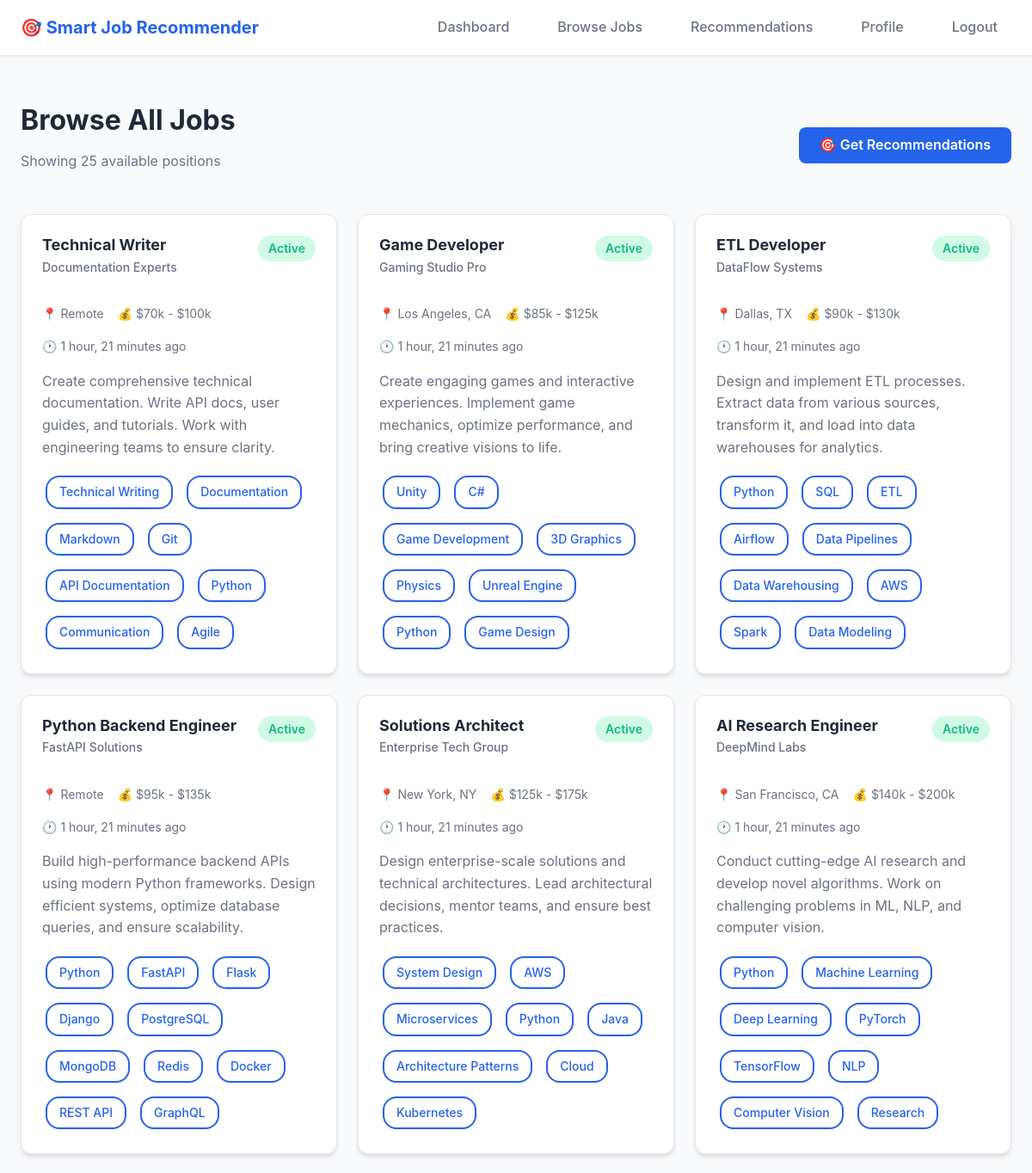
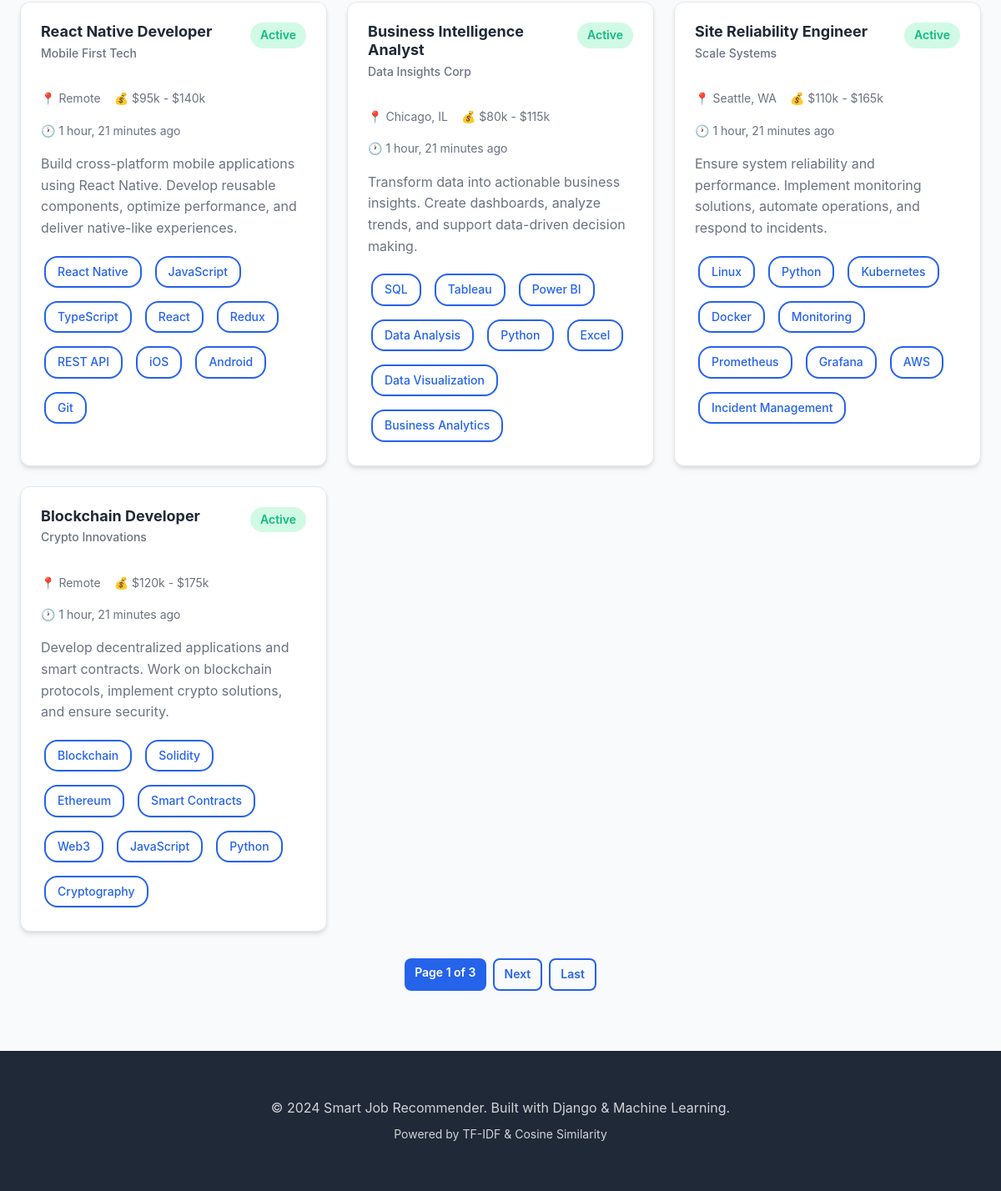
The app's page /jobs/ (signed in) with its own data (2 pictures, top to bottom).
### jobs/models.py (models this page shows, shortened)
class Job(models.Model):
    title = models.CharField(max_length=200, help_text="Job title/position name")
    required_skills = models.TextField(
        help_text="Required skills separated by commas (e.g., Python, Django, REST API)"
    )
    description = models.TextField(help_text="Detailed job description")
    company = models.CharField(max_length=200, default="Not Specified")
    location = models.CharField(max_length=200, default="Remote", blank=True)
    salary_range = models.CharField(max_length=100, blank=True, null=True)
    is_active = models.BooleanField(default=True, help_text="Is this job currently active?")
    created_at = models.DateTimeField(auto_now_add=True)
    updated_at = models.DateTimeField(auto_now=True)
    class Meta:
        verbose_name = "Job"
        verbose_name_plural = "Jobs"
        ordering = ['-created_at']
    def get_skills_list(self):
        if self.required_skills:
            return [skill.strip() for skill in self.required_skills.split(',') if skill.strip()]
        return []
    def get_short_description(self):
        if len(self.description) > 150:
            return self.description[:150] + '...'
        return self.description

### jobs/views.py (the view)
# urls.py: path('jobs/', views.job_list_view, name='job_list'),
@login_required
def job_list_view(request):
    jobs = Job.objects.filter(is_active=True).order_by('-created_at')
    paginator = Paginator(jobs, 10)  # Show 10 jobs per page
    page_number = request.GET.get('page')
    page_obj = paginator.get_page(page_number)
    context = {
        'page_obj': page_obj,
        'total_jobs': jobs.count(),
    }
    return render(request, 'jobs/job_list.html', context)

### templates/jobs/job_list.html (shortened to what this page needs)
{% extends 'base.html' %}
{% block content %}
<div class="container" style="margin-top: 2rem;">
    <div style="display: flex; justify-content: space-between; align-items: center; margin-bottom: 2rem;">
        <div>
            <h1>Browse All Jobs</h1>
            <p style="color: var(--text-secondary);">Showing {{ total_jobs }} available positions</p>
        </div>
        <a href="{% url 'jobs:recommendations' %}" class="btn btn-primary">
            🎯 Get Recommendations
        </a>
    </div>
    {% if page_obj %}
        <div class="grid grid-2">
            {% for job in page_obj %}
            <div class="job-card" onclick="window.location='{% url 'jobs:job_detail' job.id %}'">
                <div class="job-card-header">
                    <div>
                        <h3 class="job-title">{{ job.title }}</h3>
                        <p class="job-company">{{ job.company }}</p>
                    </div>
                    <span class="badge badge-success">Active</span>
                </div>
                <div class="job-meta">
                    <span>📍 {{ job.location }}</span>
                    {% if job.salary_range %}
                    <span>💰 {{ job.salary_range }}</span>
                    {% endif %}
                    <span>🕐 {{ job.created_at|timesince }} ago</span>
                </div>
                <p class="job-description">{{ job.get_short_description }}</p>
                <div class="job-skills">
                    {% for skill in job.get_skills_list %}
                        <span class="skill-tag skill-tag-outline">{{ skill }}</span>
                    {% endfor %}
                </div>
            </div>
            {% endfor %}
        </div>
        {% if page_obj.has_other_pages %}
        <div style="display: flex; justify-content: center; gap: 0.5rem; margin-top: 2rem;">
            <span class="btn btn-primary btn-sm" style="cursor: default;">
                Page {{ page_obj.number }} of {{ page_obj.paginator.num_pages }}
            </span>
            {% if page_obj.has_next %}
                <a href="?page={{ page_obj.next_page_number }}" class="btn btn-outline btn-sm">Next</a>
                <a href="?page={{ page_obj.paginator.num_pages }}" class="btn btn-outline btn-sm">Last</a>
            {% endif %}
        </div>
        {% endif %}
    {% endif %}
</div>
{% endblock %}

### static/css/style.css (style rules this page uses)
* { margin: 0; padding: 0; box-sizing: border-box; }
:root { --primary-color: #2563eb; --primary-dark: #1e40af; --primary-light: #3b82f6; --secondary-color: #10b981; --accent-color: #f59e0b; --danger-color: #ef4444; --warning-color: #f59e0b; --success-color: #10b981; --text-primary: #1f2937; --text-secondary: #6b7280; --text-light: #9ca3af; --bg-primary: #ffffff; --bg-secondary: #f9fafb; --bg-tertiary: #f3f4f6; --border-color: #e5e7eb; --spacing-xs: 0.5rem; --spacing-sm: 1rem; --spacing-md: 1.5rem; --spacing-lg: 2rem; --spacing-xl: 3rem; --font-primary: -apple-system, BlinkMacSystemFont, 'Segoe UI', Roboto, 'Helvetica Neue', Arial, sans-serif; --font-size-sm: 0.875rem; --font-size-base: 1rem; --font-size-lg: 1.125rem; --font-size-xl: 1.25rem; --font-size-2xl: 1.5rem; --font-size-3xl: 2rem; --radius-sm: 0.375rem; --radius-md: 0.5rem; --radius-lg: 0.75rem; --radius-xl: 1rem; --shadow-sm: 0 1px 2px 0 rgba(0, 0, 0, 0.05); --shadow-md: 0 4px 6px -1px rgba(0, 0, 0, 0.1), 0 2px 4px -1px rgba(0, 0, 0, 0.06); --shadow-lg: 0 10px 15px -3px rgba(0, 0, 0, 0.1), 0 4px 6px -2px rgba(0, 0, 0, 0.05); --shadow-xl: 0 20px 25px -5px rgba(0, 0, 0, 0.1), 0 10px 10px -5px rgba(0, 0, 0, 0.04); --transition-fast: 150ms ease-in-out; --transition-base: 250ms ease-in-out; --transition-slow: 350ms ease-in-out; }
body { font-family: var(--font-primary); font-size: var(--font-size-base); line-height: 1.6; color: var(--text-primary); background-color: var(--bg-secondary); min-height: 100vh; }
h1, h2, h3, h4, h5, h6 { font-weight: 700; line-height: 1.2; margin-bottom: var(--spacing-sm); color: var(--text-primary); }
h1 { font-size: var(--font-size-3xl); }
h3 { font-size: var(--font-size-xl); }
p { margin-bottom: var(--spacing-sm); color: var(--text-secondary); }
a { color: var(--primary-color); text-decoration: none; transition: color var(--transition-fast); }
.container { max-width: 1200px; margin: 0 auto; padding: var(--spacing-md); }
.btn { display: inline-block; padding: var(--spacing-xs) var(--spacing-md); font-size: var(--font-size-base); font-weight: 600; text-align: center; border: none; border-radius: var(--radius-md); cursor: pointer; transition: all var(--transition-base); text-decoration: none; }
.btn-primary { background-color: var(--primary-color); color: white; }
.btn-outline { background-color: transparent; color: var(--primary-color); border: 2px solid var(--primary-color); }
.btn-sm { padding: 0.375rem 0.75rem; font-size: var(--font-size-sm); }
.badge { display: inline-block; padding: 0.25rem 0.75rem; font-size: var(--font-size-sm); font-weight: 600; border-radius: var(--radius-xl); background-color: var(--bg-tertiary); color: var(--text-secondary); }
.badge-success { background-color: #d1fae5; color: var(--success-color); }
.skill-tag { display: inline-block; padding: 0.375rem 0.875rem; margin: 0.25rem; background: linear-gradient(135deg, var(--primary-light), var(--primary-color)); color: white; border-radius: var(--radius-xl); font-size: var(--font-size-sm); font-weight: 500; box-shadow: var(--shadow-sm); transition: all var(--transition-fast); }
.skill-tag-outline { background: white; color: var(--primary-color); border: 2px solid var(--primary-color); }
.grid { display: grid; gap: var(--spacing-md); }
.grid-2 { grid-template-columns: repeat(auto-fit, minmax(300px, 1fr)); }
.job-card { background-color: var(--bg-primary); border-radius: var(--radius-lg); padding: var(--spacing-md); box-shadow: var(--shadow-md); transition: all var(--transition-base); border: 1px solid var(--border-color); cursor: pointer; }
.job-card-header { display: flex; justify-content: space-between; align-items: start; margin-bottom: var(--spacing-sm); }
.job-title { font-size: var(--font-size-lg); font-weight: 700; color: var(--text-primary); margin-bottom: 0.25rem; }
.job-company { color: var(--text-secondary); font-size: var(--font-size-sm); font-weight: 500; }
.job-meta { display: flex; gap: var(--spacing-sm); flex-wrap: wrap; margin: var(--spacing-sm) 0; font-size: var(--font-size-sm); color: var(--text-secondary); }
.job-description { color: var(--text-secondary); margin: var(--spacing-sm) 0; line-height: 1.6; }
.job-skills { display: flex; flex-wrap: wrap; gap: 0.5rem; margin-top: var(--spacing-sm); }

### records on screen
Job: title "Technical Writer", company "Documentation Experts", location "Remote", salary_range "$70k - $100k", created_at "1 hour, 21 minutes", get_short_description "Create comprehensive technical documentation. Write API docs, user guides, and tutorials. Work with engineering teams to ensure clarity.", get_skills_list "Technical Writing" "Documentation" "Markdown" "Git" "API Documentation" "Python" "Communication" "Agile"
Job: title "Game Developer", company "Gaming Studio Pro", location "Los Angeles, CA", salary_range "$85k - $125k", created_at "1 hour, 21 minutes", get_short_description "Create engaging games and interactive experiences. Implement game mechanics, optimize performance, and bring creative visions to life.", get_skills_list "Unity" "C#" "Game Development" "3D Graphics" "Physics" "Unreal Engine" "Python" "Game Design"
Job: title "ETL Developer", company "DataFlow Systems", location "Dallas, TX", salary_range "$90k - $130k", created_at "1 hour, 21 minutes", get_short_description "Design and implement ETL processes. Extract data from various sources, transform it, and load into data warehouses for analytics.", get_skills_list "Python" "SQL" "ETL" "Airflow" "Data Pipelines" "Data Warehousing" "AWS" "Spark" "Data Modeling"
Job: title "Python Backend Engineer", company "FastAPI Solutions", location "Remote", salary_range "$95k - $135k", created_at "1 hour, 21 minutes", get_short_description "Build high-performance backend APIs using modern Python frameworks. Design efficient systems, optimize database queries, and ensure scalability.", get_skills_list "Python" "FastAPI" "Flask" "Django" "PostgreSQL" "MongoDB" "Redis" "Docker" "REST API" "GraphQL"
Job: title "Solutions Architect", company "Enterprise Tech Group", location "New York, NY", salary_range "$125k - $175k", created_at "1 hour, 21 minutes", get_short_description "Design enterprise-scale solutions and technical architectures. Lead architectural decisions, mentor teams, and ensure best practices.", get_skills_list "System Design" "AWS" "Microservices" "Python" "Java" "Architecture Patterns" "Cloud" "Kubernetes"
Job: title "AI Research Engineer", company "DeepMind Labs", location "San Francisco, CA", salary_range "$140k - $200k", created_at "1 hour, 21 minutes", get_short_description "Conduct cutting-edge AI research and develop novel algorithms. Work on challenging problems in ML, NLP, and computer vision.", get_skills_list "Python" "Machine Learning" "Deep Learning" "PyTorch" "TensorFlow" "NLP" "Computer Vision" "Research"
Job: title "React Native Developer", company "Mobile First Tech", location "Remote", salary_range "$95k - $140k", created_at "1 hour, 21 minutes", get_short_description "Build cross-platform mobile applications using React Native. Develop reusable components, optimize performance, and deliver native-like experiences.", get_skills_list "React Native" "JavaScript" "TypeScript" "React" "Redux" "REST API" "iOS" "Android" "Git"
Job: title "Business Intelligence Analyst", company "Data Insights Corp", location "Chicago, IL", salary_range "$80k - $115k", created_at "1 hour, 21 minutes", get_short_description "Transform data into actionable business insights. Create dashboards, analyze trends, and support data-driven decision making.", get_skills_list "SQL" "Tableau" "Power BI" "Data Analysis" "Python" "Excel" "Data Visualization" "Business Analytics"
Job: title "Site Reliability Engineer", company "Scale Systems", location "Seattle, WA", salary_range "$110k - $165k", created_at "1 hour, 21 minutes", get_short_description "Ensure system reliability and performance. Implement monitoring solutions, automate operations, and respond to incidents.", get_skills_list "Linux" "Python" "Kubernetes" "Docker" "Monitoring" "Prometheus" "Grafana" "AWS" "Incident Management"
Job: title "Blockchain Developer", company "Crypto Innovations", location "Remote", salary_range "$120k - $175k", created_at "1 hour, 21 minutes", get_short_description "Develop decentralized applications and smart contracts. Work on blockchain protocols, implement crypto solutions, and ensure security.", get_skills_list "Blockchain" "Solidity" "Ethereum" "Smart Contracts" "Web3" "JavaScript" "Python" "Cryptography"

### other values on screen
{{ total_jobs }} "25"
{{ page_obj.number }} "1"
{{ page_obj.paginator.num_pages }} "3"
